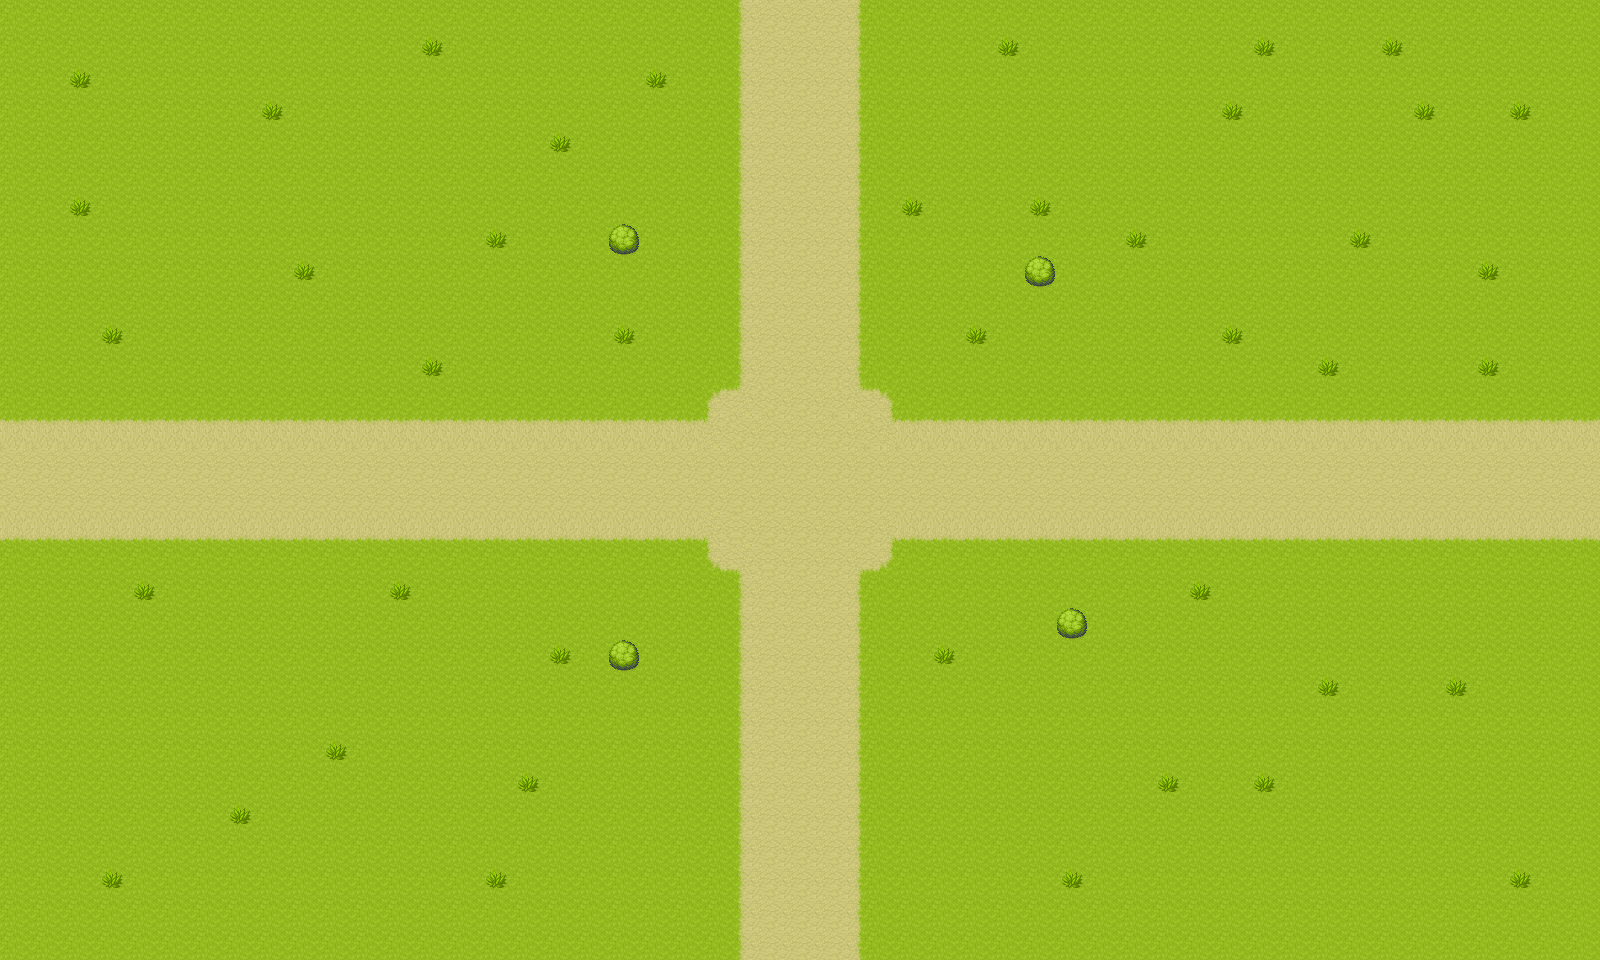

Below is a game level as drawn by its tile map, then a one-line description and the .tmx that defines it (tile-layer data replaced by summaries):
An orthogonal 50x30 tile map with 32x32 px tiles, 2 tile layers (Floor, Path).

<map version="1.9" tiledversion="1.9.0" orientation="orthogonal" renderorder="right-down" width="50" height="30" tilewidth="32" tileheight="32" infinite="0" nextlayerid="3" nextobjectid="1">
 <tileset firstgid="1" name="sampleMap" tilewidth="32" tileheight="32" tilecount="3600" columns="60">
  <image source="samplemap.png" width="1920" height="1920" />
  <tile id="1450">
   <properties>
    <property name="blocked" value="" />
   </properties>
  </tile>
 </tileset>
 <layer id="2" name="Floor" width="50" height="30">
  <data>[1500 cells, 1500 non-empty, 1 distinct tile ids]</data>
 </layer>
 <layer id="1" name="Path" width="50" height="30">
  <data>[1500 cells, 354 non-empty, 11 distinct tile ids]</data>
 </layer>
</map>
